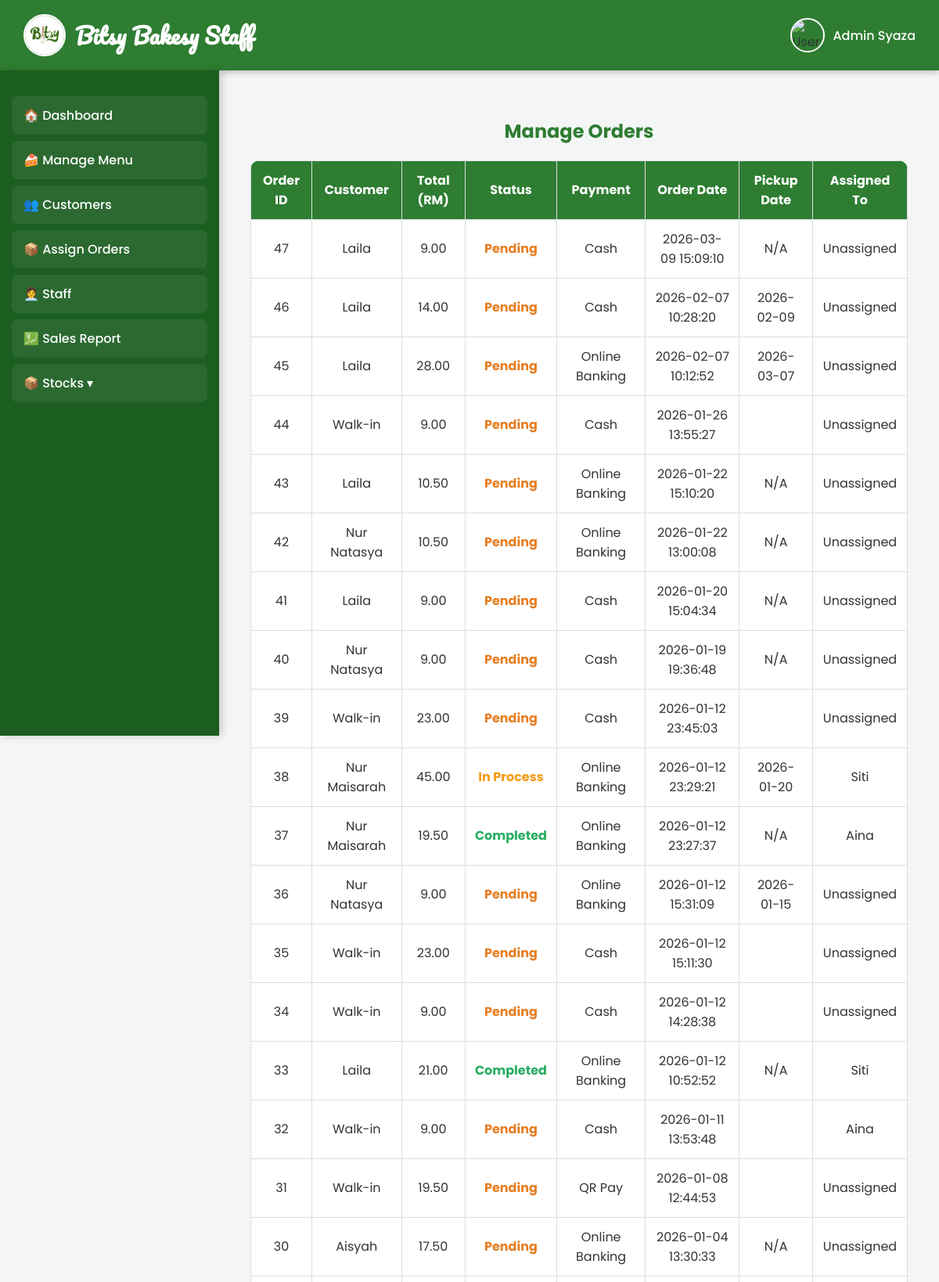
The app's page /manage_orders.php (signed in, upper part) with its own data.
### tables this page shows
CREATE TABLE `orders` (
  `orderID` int(11) NOT NULL,
  `customerID` int(11) NOT NULL,
  `totalAmount` decimal(10,2) NOT NULL,
  `status` varchar(50) NOT NULL DEFAULT 'Pending',
  `paymentMethod` varchar(50) NOT NULL,
  `orderDate` datetime NOT NULL DEFAULT current_timestamp(),
  `pickupDate` date DEFAULT NULL,
  `assignedTo` int(11) DEFAULT NULL,
  `orderType` enum('online','walk-in') DEFAULT NULL,
  `staffID` int(11) DEFAULT NULL
);

CREATE TABLE `customer` (
  `customerID` int(11) NOT NULL,
  `customerName` varchar(100) NOT NULL,
  `customerEmail` varchar(100) NOT NULL,
  `customerPhoneNo` varchar(15) NOT NULL,
  `customerPassword` varchar(255) NOT NULL,
  `created_at` timestamp NOT NULL DEFAULT current_timestamp()
);

CREATE TABLE `staff` (
  `staffID` int(11) NOT NULL,
  `staffName` varchar(100) NOT NULL,
  `staffEmail` varchar(100) NOT NULL,
  `staffPassword` varchar(255) NOT NULL,
  `staffRole` varchar(50) NOT NULL DEFAULT 'Staff',
  `created_at` timestamp NOT NULL DEFAULT current_timestamp()
);

### manage_orders.php (the view, shortened to what this page needs)
<?php
$staffID = $_SESSION['staffID'];
$staffRole = $_SESSION['staffRole'];
$staffName = $_SESSION['staffName'] ?? "Staff";
$conn = new mysqli("localhost", "root", "", "bitsy");
if($staffRole === 'Baker'){
    $sql = "SELECT o.orderID, o.customerID, o.totalAmount, o.status, o.paymentMethod, o.orderDate, o.pickupDate,
                   c.customerName
            FROM orders o
            JOIN customer c ON o.customerID = c.customerID
            WHERE o.assignedTo = ?
            ORDER BY o.orderDate DESC";
    $stmt = $conn->prepare($sql);
    $stmt->bind_param("i", $staffID);
    $stmt->execute();
    $result = $stmt->get_result();
} else {
    $sql = "SELECT o.orderID, o.customerID, o.totalAmount, o.status, o.paymentMethod, o.orderDate, o.pickupDate, o.assignedTo,
                   c.customerName, s.staffName AS assignedStaff
            FROM orders o
            JOIN customer c ON o.customerID = c.customerID
            LEFT JOIN staff s ON o.assignedTo = s.staffID
            ORDER BY o.orderDate DESC";
    $result = $conn->query($sql);
}
$orders = $result ? $result->fetch_all(MYSQLI_ASSOC) : [];
?>
<!DOCTYPE html>
<html lang="en">
<head>
</head>
<body>
<header>
    <div class="logo">
        <img src="bit.png" alt="Bitsy Logo">
        <h1>Bitsy Bakesy Staff</h1>
    </div>
    <div class="user-box" id="userBox">
        <img src="https://cdn-icons-png.flaticon.com/512/3177/3177440.png" alt="User">
        <span><?= htmlspecialchars($staffName) ?></span>
    </div>
</header>
<div class="container">
    <div class="sidebar">
        <a href="staff_dashboard.php">🏠 Dashboard</a>
        <a href="manage_menu.php">🍰 Manage Menu</a>
        <a href="view_customers.php">👥 Customers</a>
        <?php if($staffRole==='Admin'): ?>
            <a href="assign_orders.php">📦 Assign Orders</a>
            <a href="staff_list.php">👩‍💼 Staff</a>
            <a href="sales_report.php">💹 Sales Report</a>
        <?php else: ?>
        <?php endif; ?>
        <a href="#" onclick="toggleStockMenu()">📦 Stocks ▾</a>
    </div>
    <div class="main">
        <h2>Manage Orders</h2>
        <table class="order-table">
            <tr>
                <th>Order ID</th>
                <th>Customer</th>
                <th>Total (RM)</th>
                <th>Status</th>
                <th>Payment</th>
                <th>Order Date</th>
                <th>Pickup Date</th>
                <?php if($staffRole==='Admin') echo "<th>Assigned To</th>"; ?>
            </tr>
            <?php if(!empty($orders)): ?>
                <?php foreach($orders as $o):
                    $statusClass = "status-".strtolower(str_replace(" ","",$o['status']));
                ?>
                <tr>
                    <td><?= $o['orderID'] ?></td>
                    <td><?= htmlspecialchars($o['customerName']) ?></td>
                    <td><?= number_format($o['totalAmount'],2) ?></td>
                    <td class="<?= $statusClass ?>"><?= $o['status'] ?></td>
                    <td><?= htmlspecialchars($o['paymentMethod']) ?></td>
                    <td><?= htmlspecialchars($o['orderDate']) ?></td>
                    <td><?= ($o['pickupDate']=='0000-00-00')?'N/A':$o['pickupDate'] ?></td>
                    <?php if($staffRole==='Admin'): ?>
                        <td><?= htmlspecialchars($o['assignedStaff'] ?? 'Unassigned') ?></td>
                    <?php endif; ?>
                </tr>
                <?php endforeach; ?>
            <?php else: ?>
                <tr><td colspan="<?= ($staffRole==='Admin')?8:7 ?>">No orders found.</td></tr>
            <?php endif; ?>
        </table>
    </div>
</div>
</body>
</html>

### manage_orders.php (style rules this page uses)
body { font-family:'Poppins',sans-serif;margin:0;background:#f4f6f5;color:#333; }
header { background:#2e7d32; padding:18px 30px; display:flex; justify-content:space-between; align-items:center; box-shadow:0 3px 8px rgba(0,0,0,0.2); }
header .logo { display:flex;align-items:center;gap:12px; }
header .logo img { width:50px;height:50px;border-radius:50%;border:2px solid white; }
header .logo h1 { font-family:'Pacifico',cursive;font-size:28px;margin:0;color:white; }
.user-box { position:relative;display:flex;align-items:center;gap:10px;cursor:pointer; }
.user-box img { width:40px;height:40px;border-radius:50%;border:2px solid white; }
.user-box span { font-weight:500;color:white; }
.container { display:flex;min-height:100vh; }
.sidebar { width:250px; background:#1b5e20; padding:25px 15px; color:white; position:sticky; top:0; height:100vh; box-shadow:3px 0 10px rgba(0,0,0,0.2); }
.sidebar a { display:flex; align-items:center; gap:10px; padding:12px 15px; margin:8px 0; background:rgba(255,255,255,0.07); color:white; text-decoration:none; border-radius:8px; font-weight:500; transition:0.25s ease; }
.main { flex:1;padding:40px; }
h2 { color:#2e7d32;text-align:center;margin-bottom:20px; }
.order-table { width:100%;border-collapse:collapse;margin-top:20px;background:white;border-radius:12px;overflow:hidden; }
.order-table th, .order-table td { padding:12px;border:1px solid #ddd;text-align:center; }
.order-table th { background:#2e7d32;color:white; }
.status-pending { color:#e67e22;font-weight:bold; }
.status-inprocess { color:#f39c12;font-weight:bold; }
.status-completed { color:#27ae60;font-weight:bold; }

### records on screen
orders: orderID "47", customerID.customerName "Laila", totalAmount "9.00", status "Pending", paymentMethod "Cash", orderDate "2026-03-09 15:09:10", pickupDate "N/A", assignedStaff "Unassigned"
orders: orderID "46", customerID.customerName "Laila", totalAmount "14.00", status "Pending", paymentMethod "Cash", orderDate "2026-02-07 10:28:20", pickupDate "2026-02-09", assignedStaff "Unassigned"
orders: orderID "45", customerID.customerName "Laila", totalAmount "28.00", status "Pending", paymentMethod "Online Banking", orderDate "2026-02-07 10:12:52", pickupDate "2026-03-07", assignedStaff "Unassigned"
orders: orderID "44", customerID.customerName "Walk-in", totalAmount "9.00", status "Pending", paymentMethod "Cash", orderDate "2026-01-26 13:55:27", assignedStaff "Unassigned"
orders: orderID "43", customerID.customerName "Laila", totalAmount "10.50", status "Pending", paymentMethod "Online Banking", orderDate "2026-01-22 15:10:20", pickupDate "N/A", assignedStaff "Unassigned"
orders: orderID "42", customerID.customerName "Nur Natasya", totalAmount "10.50", status "Pending", paymentMethod "Online Banking", orderDate "2026-01-22 13:00:08", pickupDate "N/A", assignedStaff "Unassigned"
orders: orderID "41", customerID.customerName "Laila", totalAmount "9.00", status "Pending", paymentMethod "Cash", orderDate "2026-01-20 15:04:34", pickupDate "N/A", assignedStaff "Unassigned"
orders: orderID "40", customerID.customerName "Nur Natasya", totalAmount "9.00", status "Pending", paymentMethod "Cash", orderDate "2026-01-19 19:36:48", pickupDate "N/A", assignedStaff "Unassigned"
orders: orderID "39", customerID.customerName "Walk-in", totalAmount "23.00", status "Pending", paymentMethod "Cash", orderDate "2026-01-12 23:45:03", assignedStaff "Unassigned"
orders: orderID "38", customerID.customerName "Nur Maisarah", totalAmount "45.00", status "In Process", paymentMethod "Online Banking", orderDate "2026-01-12 23:29:21", pickupDate "2026-01-20", staff.staffName "Siti"
orders: orderID "37", customerID.customerName "Nur Maisarah", totalAmount "19.50", status "Completed", paymentMethod "Online Banking", orderDate "2026-01-12 23:27:37", pickupDate "N/A", staff.staffName "Aina"
orders: orderID "36", customerID.customerName "Nur Natasya", totalAmount "9.00", status "Pending", paymentMethod "Online Banking", orderDate "2026-01-12 15:31:09", pickupDate "2026-01-15", assignedStaff "Unassigned"
orders: orderID "35", customerID.customerName "Walk-in", totalAmount "23.00", status "Pending", paymentMethod "Cash", orderDate "2026-01-12 15:11:30", assignedStaff "Unassigned"
orders: orderID "34", customerID.customerName "Walk-in", totalAmount "9.00", status "Pending", paymentMethod "Cash", orderDate "2026-01-12 14:28:38", assignedStaff "Unassigned"
orders: orderID "33", customerID.customerName "Laila", totalAmount "21.00", status "Completed", paymentMethod "Online Banking", orderDate "2026-01-12 10:52:52", pickupDate "N/A", staff.staffName "Siti"
orders: orderID "32", customerID.customerName "Walk-in", totalAmount "9.00", status "Pending", paymentMethod "Cash", orderDate "2026-01-11 13:53:48", staff.staffName "Aina"
orders: orderID "31", customerID.customerName "Walk-in", totalAmount "19.50", status "Pending", paymentMethod "QR Pay", orderDate "2026-01-08 12:44:53", assignedStaff "Unassigned"
orders: orderID "30", customerID.customerName "Aisyah", totalAmount "17.50", status "Pending", paymentMethod "Online Banking", orderDate "2026-01-04 13:30:33", pickupDate "N/A", assignedStaff "Unassigned"

### other values on screen
$staffName "Admin Syaza"
